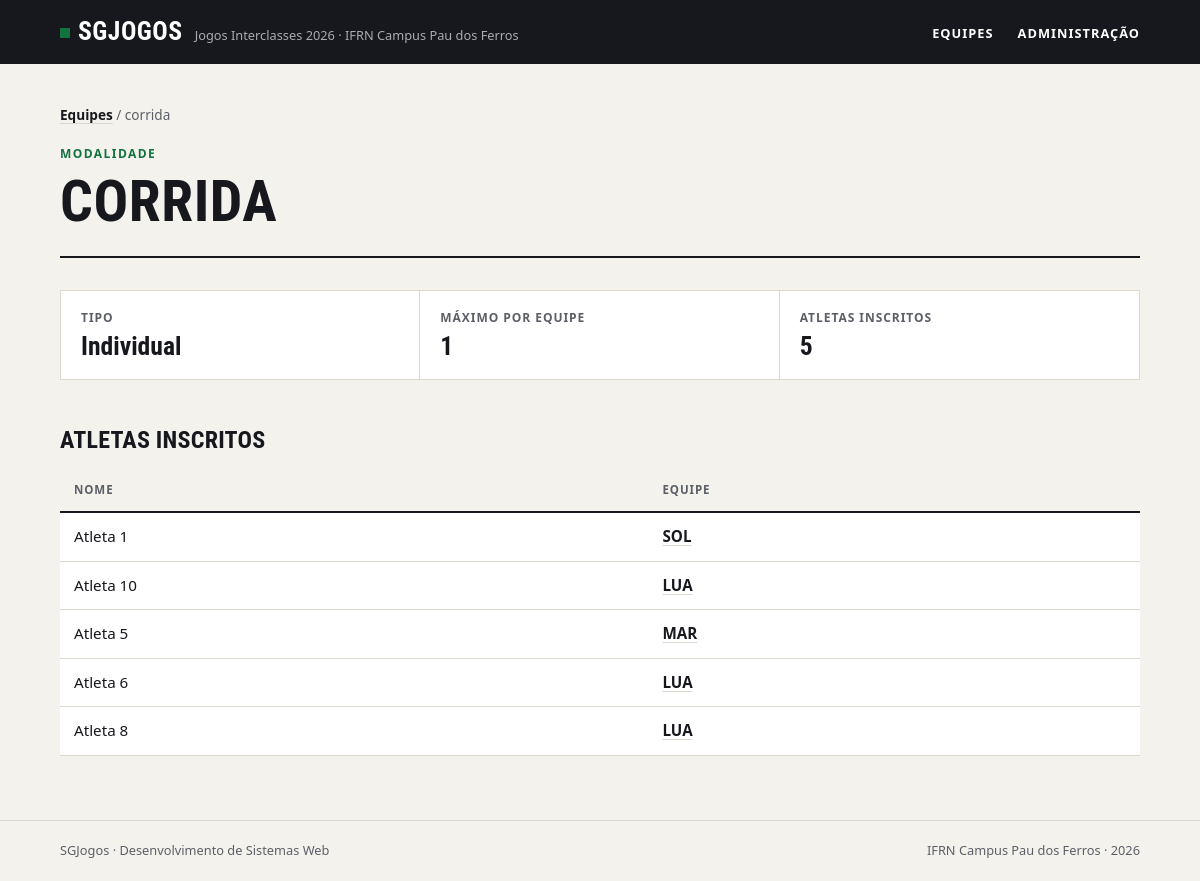
Screenshot of /modalidades/2/ with the database file from the repository.
### jogos/models.py (models this page shows, shortened)
class Modalidade(models.Model):
    tipo_choices = [
        ('Coletiva', 'COLETIVA'),
        ('Individual', 'INDIVIDUAL'),
    ]
    nome = models.CharField(max_length=50, unique=True)
    tipo = models.CharField(max_length=10, choices=tipo_choices)
    max_atletas = models.PositiveIntegerField()
    class Meta:
        verbose_name="Modalidade"
        verbose_name_plural = "Modalidades"
        ordering = ['nome']

class Atleta(models.Model):
    nome = models.CharField(max_length=50)
    matricula = models.CharField(max_length=20, unique=True)
    data_nascimento = models.DateField()
    equipe = models.ForeignKey(Equipe, on_delete=models.PROTECT, related_name='atletas')
    modalidade = models.ManyToManyField(Modalidade, related_name='atletas', blank=True)
    class Meta:
        verbose_name="Atleta"
        verbose_name_plural = "Atletas"
        ordering = ['nome']

class Equipe(models.Model):
    nome = models.CharField(max_length=50, unique=True)
    curso = models.CharField(max_length=50)
    cor = models.CharField(max_length=8)
    criada_em = models.DateTimeField(auto_now_add=True)
    tecnico = models.OneToOneField(Tecnico, on_delete=models.CASCADE, related_name='equipe', null=True, blank=True)
    class Meta:
        verbose_name="Equipe"
        verbose_name_plural = "Equipes"
        ordering = ['nome']

### jogos/views.py (the view)
# urls.py: path('modalidades/<int:modalidade_id>/', views.modalidade, name='modalidade'),
def modalidade(request, modalidade_id):
    modalidade = get_object_or_404(Modalidade, id=modalidade_id)
    return render(request, 'jogos/modalidade.html', {'modalidade': modalidade})

### jogos/templates/jogos/modalidade.html
{% extends 'base.html' %}
{% block content %}
    <nav class="trilha"><a href="{% url 'jogos:index' %}">Equipes</a> / {{ modalidade.nome }}</nav>
    <header class="topo">
        <span class="sobretitulo">Modalidade</span>
        <h1>{{ modalidade.nome }}</h1>
    </header>
    <dl class="numeros">
        <div>
            <dt>Tipo</dt>
            <dd>{{ modalidade.tipo }}</dd>
        </div>
        <div>
            <dt>Máximo por equipe</dt>
            <dd>{{ modalidade.max_atletas }}</dd>
        </div>
        <div>
            <dt>Atletas inscritos</dt>
            <dd>{{ modalidade.atletas.count }}</dd>
        </div>
    </dl>
    <h2>Atletas inscritos</h2>
    <div class="tabela">
        <table>
            <thead>
                <tr>
                    <th>Nome</th>
                    <th>Equipe</th>
                </tr>
            </thead>
            <tbody>
                {% for atleta in modalidade.atletas.all %}
                <tr>
                    <td>{{ atleta.nome }}</td>
                    <td><a href="{% url 'jogos:equipe' atleta.equipe.id %}">{{ atleta.equipe.nome }}</a></td>
                </tr>
                {% empty %}
                <tr>
                    <td class="vazio" colspan="2">Nenhum atleta inscrito nesta modalidade.</td>
                </tr>
                {% endfor %}
            </tbody>
        </table>
    </div>
{% endblock %}

### static/css/style.css (style rules this page uses)
:root { --papel: #f4f2ed; --branco: #ffffff; --tinta: #16181d; --tinta-suave: #5c5f67; --linha: #dcd8ce; --verde: #12733f; --verde-claro: #e2efe6; --fonte-texto: system-ui, -apple-system, "Segoe UI", Roboto, Ubuntu, "Helvetica Neue", Arial, sans-serif; --fonte-titulo: "Bahnschrift SemiCondensed", "Bahnschrift", "Avenir Next Condensed", "Roboto Condensed", "Ubuntu Condensed", "Arial Narrow", var(--fonte-texto); }
*, *::before, *::after { box-sizing: border-box; }
* { margin: 0; padding: 0; }
body { min-height: 100vh; display: flex; flex-direction: column; background: var(--papel); color: var(--tinta); font-family: var(--fonte-texto); font-size: 1rem; line-height: 1.55; -webkit-font-smoothing: antialiased; }
a { color: inherit; }
h1, h2, h3 { font-family: var(--fonte-titulo); font-stretch: condensed; font-weight: 700; line-height: 1.05; text-transform: uppercase; letter-spacing: 0.01em; }
.topo { padding-bottom: 24px; margin-bottom: 32px; border-bottom: 2px solid var(--tinta); }
.sobretitulo { display: block; margin-bottom: 8px; color: var(--verde); font-size: 0.75rem; font-weight: 700; letter-spacing: 0.12em; text-transform: uppercase; }
h1 { font-size: clamp(2.2rem, 6vw, 3.6rem); }
h2 { margin: 48px 0 16px; font-size: 1.5rem; }
.trilha { margin-bottom: 20px; color: var(--tinta-suave); font-size: 0.85rem; }
.trilha a { color: var(--tinta); font-weight: 600; text-decoration-color: var(--linha); text-underline-offset: 3px; }
.numeros { display: grid; grid-template-columns: repeat(auto-fit, minmax(180px, 1fr)); border: 1px solid var(--linha); background: var(--branco); }
.numeros div { padding: 18px 20px; border-right: 1px solid var(--linha); }
.numeros div:last-child { border-right: none; }
.numeros dt { color: var(--tinta-suave); font-size: 0.75rem; font-weight: 700; letter-spacing: 0.08em; text-transform: uppercase; }
.numeros dd { margin-top: 4px; font-family: var(--fonte-titulo); font-stretch: condensed; font-size: 1.6rem; font-weight: 700; line-height: 1.15; font-variant-numeric: tabular-nums; overflow-wrap: anywhere; }
.tabela { overflow-x: auto; }
table { width: 100%; border-collapse: collapse; background: var(--branco); font-size: 0.95rem; font-variant-numeric: tabular-nums; }
th, td { padding: 12px 14px; border-bottom: 1px solid var(--linha); text-align: left; vertical-align: top; }
th { border-bottom: 2px solid var(--tinta); background: var(--papel); color: var(--tinta-suave); font-size: 0.72rem; font-weight: 700; letter-spacing: 0.08em; text-transform: uppercase; }
td a { font-weight: 600; text-decoration-color: var(--linha); text-underline-offset: 3px; }

### rows the page displays
Modalidade: nome "corrida", nome "CORRIDA", tipo "Individual", max_atletas "1", atletas.count "5"
Atleta: nome "Atleta 1", equipe.nome "SOL"
Atleta: nome "Atleta 10", equipe.nome "LUA"
Atleta: nome "Atleta 5", equipe.nome "MAR"
Atleta: nome "Atleta 6", equipe.nome "LUA"
Atleta: nome "Atleta 8", equipe.nome "LUA"
